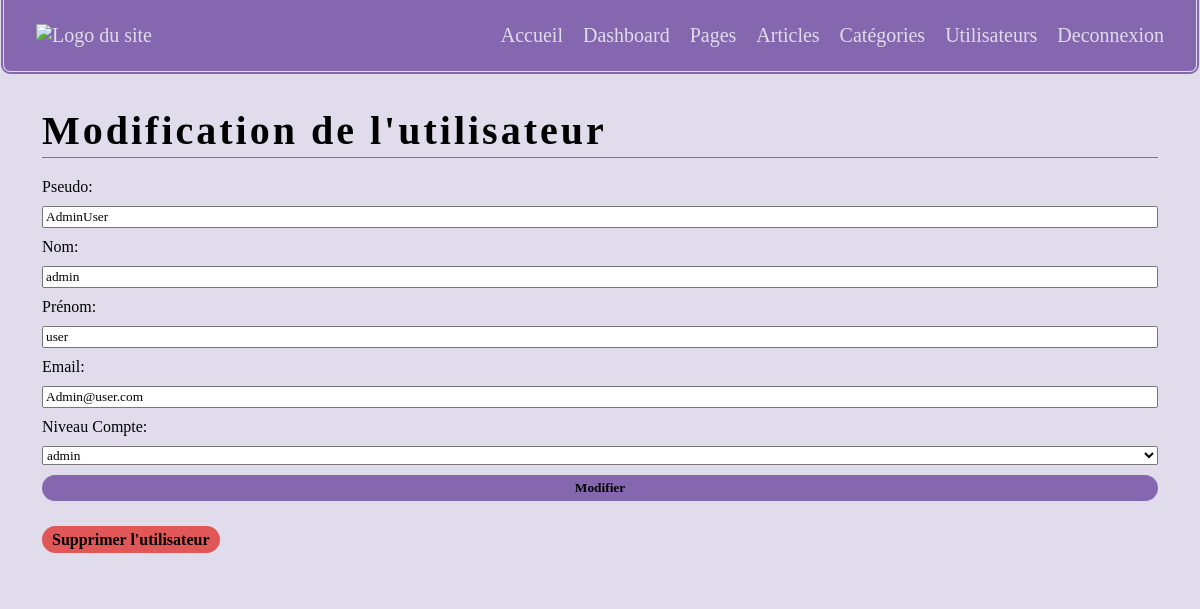
The page /admin/editutilisateur.php?id=1 (signed in) on the database its author committed.
### tables this page shows
CREATE TABLE IF NOT EXISTS `users` (
  `id_user` int NOT NULL AUTO_INCREMENT,
  `nom_user` varchar(100) NOT NULL,
  `prenom_user` varchar(100) NOT NULL,
  `mail_user` varchar(100) NOT NULL,
  `pseudo_user` varchar(100) NOT NULL,
  `pass_user` varchar(255) NOT NULL,
  `avatar_user` varchar(255) NOT NULL,
  `niveau_compte` varchar(50) NOT NULL,
  PRIMARY KEY (`id_user`)
);

### admin/editutilisateur.php (the view, shortened to what this page needs)
<?php
require_once "connect.php";
$id = isset($_GET['id']) ? $_GET['id'] : null;
        $reqDisplay = "SELECT id_user, nom_user, prenom_user, mail_user, pseudo_user, pass_user, niveau_compte FROM users WHERE id_user = :id";
        $reqDisplay = $db->prepare($reqDisplay);
        $reqDisplay->execute(array(
            "id" => $id,
        ));
        $dataDisplay = $reqDisplay->fetch();
?>
<!DOCTYPE html>
<html lang="fr">
<head>
    <link rel="stylesheet" href="../css/global.css">
</head>
<body>
    <?php include_once "../modules/headeradmin.php"; ?>
    <main>
    <?php
            if(!empty($_SESSION['niveau'])){
                if($_SESSION['niveau'] == "admin"){
                    if(isset($_GET['id']) && $dataDisplay){
            ?>
            <h1 class="header">Modification de l'utilisateur</h1>
            <form class="margin-b" action="" method="post">
                <label for="pseudo">Pseudo:</label>
                <input type="text" name="pseudo" value="<?= $dataDisplay['pseudo_user']?>">
                <label for="nom">Nom:</label>
                <input type="text" name="nom" value="<?= $dataDisplay['nom_user']?>">
                <label for="prenom">Prénom:</label>
                <input type="text" name="prenom" value="<?= $dataDisplay['prenom_user']?>">
                <label for="mail">Email:</label>
                <input type="text" name="mail" value="<?= $dataDisplay['mail_user']?>">
                <label for="niveaucompte">Niveau Compte:</label>
                <select name="niveaucompte" id="niveaucompte">
                    <option value="<?= $dataDisplay['niveau_compte']?>"><?= $dataDisplay['niveau_compte']?></option>
                </select>
                <input type="submit" name="submit" value="Modifier">
            </form>
            <a class="button btndelete" href="listeutilisateurs.php?delete=y&id=<?= $dataDisplay["id_user"]?>">Supprimer l'utilisateur</a>
        <?php
                    }
                }
        ?>
        <?php
            }
        ?>
    </main>
</body>
</html>

### css/global.css (style rules this page uses)
:root { --background:#141416; --backgroundshadow:#070707; --backgroundfont:#fff; --highlight:#8567b0; --cardinner:#e1dceb; --card:#e1dceb; --cardfont:#000000 }
* { margin:0; font-family: calibri, serif; }
a { text-decoration: none; color:var(--highlight); font-weight: 900; }
body { background:var(--card); max-width:1200px; margin:auto }
h1 { color:var(--highlight) }
main { background:var(--cardinner); border-top:0; color:var(--cardfont); margin:0 10px 10px 10px; border-radius:0 0 5px 5px; padding:2rem; }
a.button { text-decoration: none; background:var(--highlight); color:#000000; padding:5px 10px; font-weight: 900; border-radius:1rem }
input[type='submit'] { border:none; background:var(--highlight); color:#000000; padding:5px 10px; font-weight: 900; border-radius:1rem }
a.button.btndelete { background:#e15757; }
.header { color:var(--cardfont); font-size:40px; letter-spacing: 3px; border-bottom:1px solid var(--highlight); padding-bottom:3px; margin-bottom:20px; }
.margin-b { margin-bottom:30px!important }
form { display:grid; grid-template-columns: 1fr; gap:10px }

### rows shown on the page
users: pseudo "AdminUser", nom "admin", prenom "user", mail "Admin@user.com", niveaucompte "admin"
